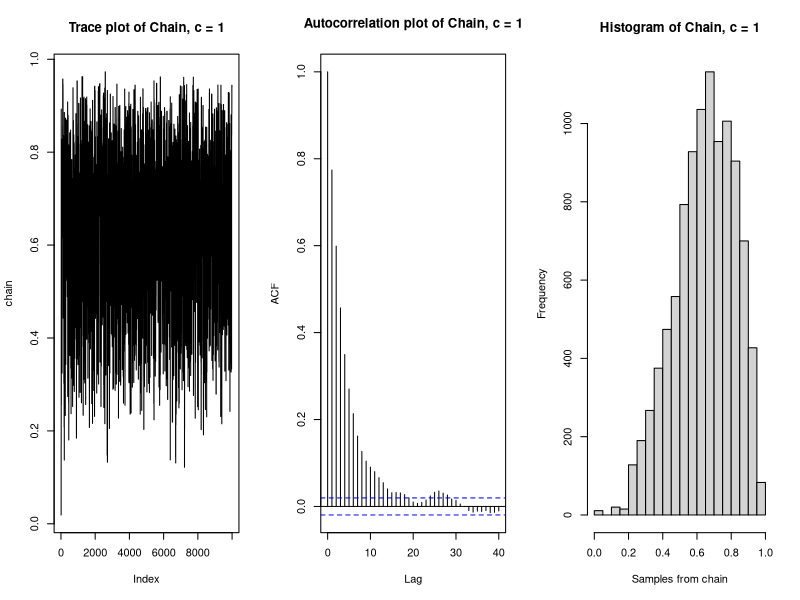
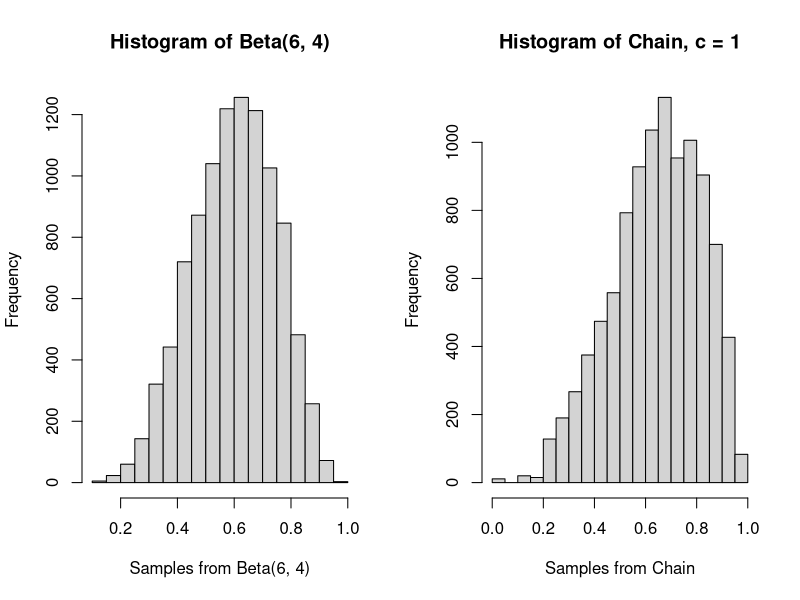
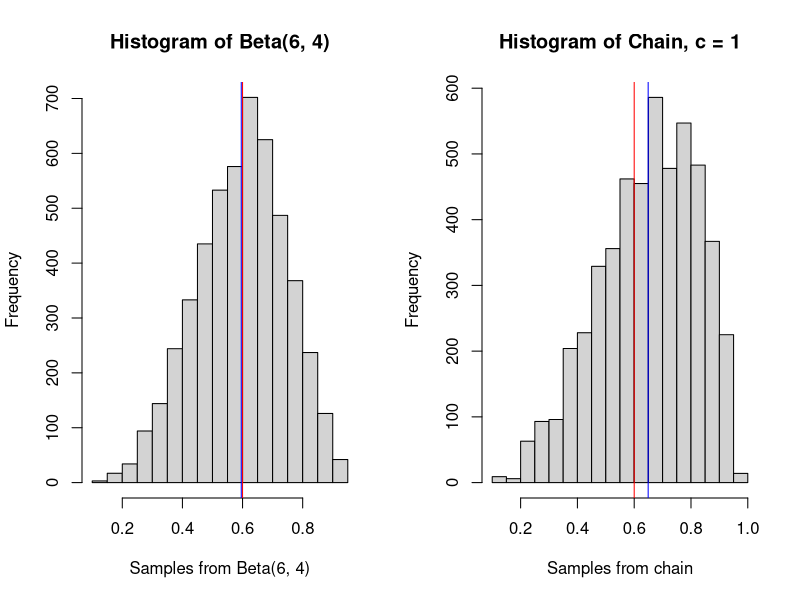
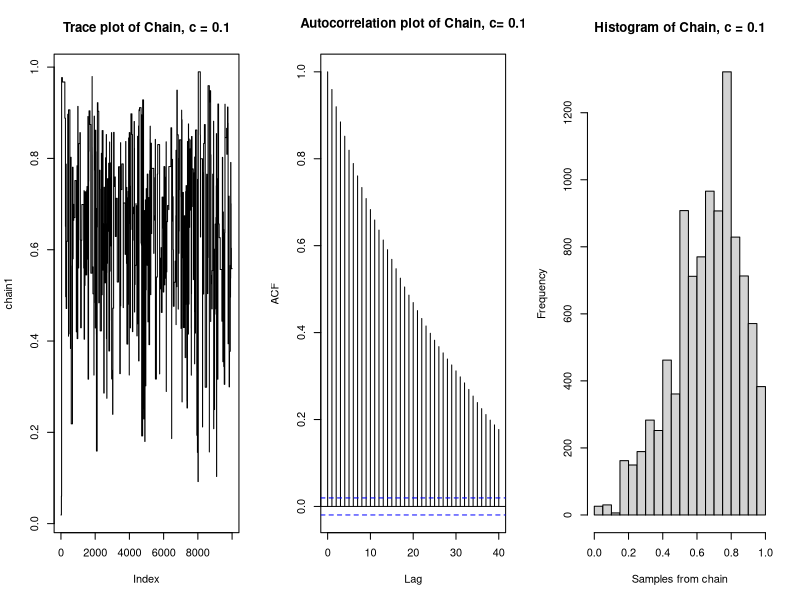
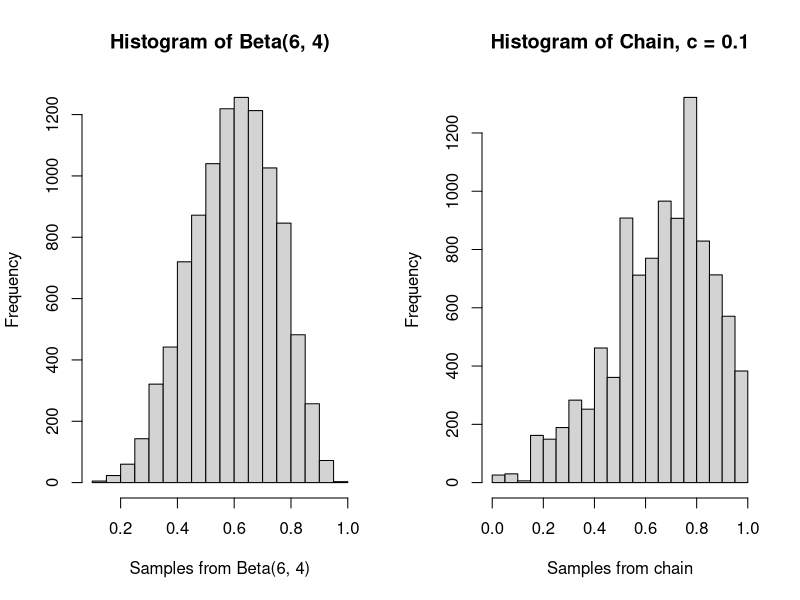
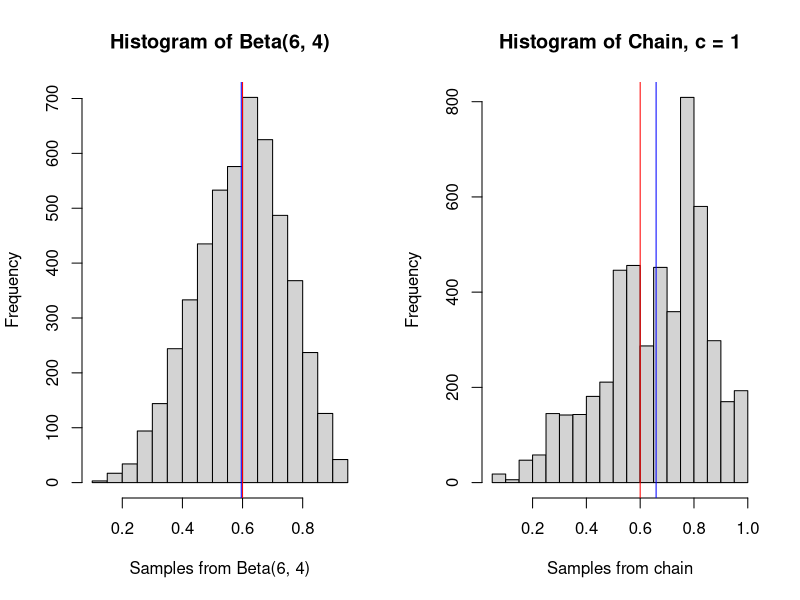
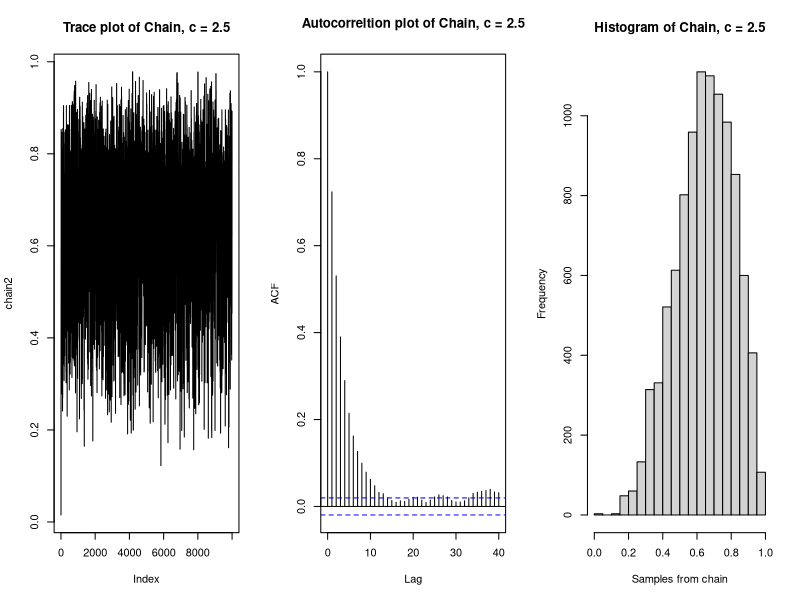
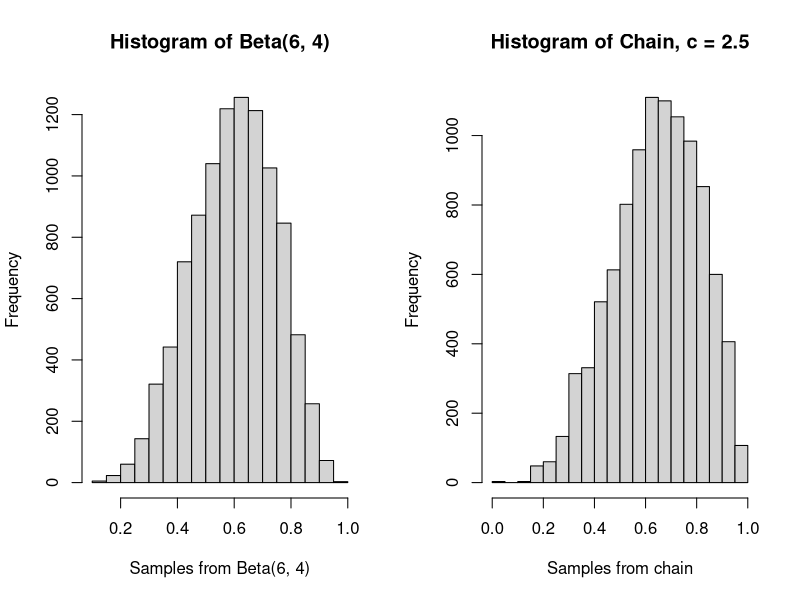

Source code (R) for these figures, in order:
## ---- chunk 1
knitr::opts_chunk$set(echo = TRUE)
## ---- chunk 2
a <- 6
b <- 4

likelihood <- function(param){
  singlelikelihoods = dbeta(param, a, b, log = T)
}

prior <- function(param){
  pr = dunif(param, min=0, max=1, log = T)
  return(pr)
}

posterior <- function(param){
  return (exp(likelihood(param) + prior(param)))
}

metropolis_MCMC <- function(startvalue, iterations, c){
  chain = array(dim = c(iterations+1,1))
  chain[1,] = startvalue
  for (i in 1:iterations){
    proposal = rbeta(1, c*chain[i,], c*(1-chain[i,]))
    probab = dbeta(proposal,a,b)/dbeta(chain[i,],a,b)
    if (runif(1) < probab){
      chain[i+1,] = proposal
    }else{
      chain[i+1,] = chain[i,]
    }
  }
  return(chain)
}

startvalue <- runif(1, 0, 1)
chain=metropolis_MCMC(startvalue, 10000, c=1)

test <- rbeta(10000, 6, 4)

# Performance of the sampler: c = 1
par(mfrow=c(1,3))
plot(chain, type='l', main = "Trace plot of Chain, c = 1")
acf(chain, main = "Autocorrelation plot of Chain, c = 1")
hist(chain, xlab = "Samples from chain", main = "Histogram of Chain, c = 1") 

# Histogram of the chain vs. the target distribution Beta(6,4)
par(mfrow=c(1,2))
hist(test, xlab = "Samples from Beta(6, 4)", main = "Histogram of Beta(6, 4)")
hist(chain, xlab = "Samples from Chain", main = "Histogram of Chain, c = 1")

# Histogram of the target distribution Beta(6,4) vs. the Chain after burnIn
# Putting burnIn in
burnIn = 5000
test2 <- rbeta(5000, 6, 4) # true mean: 6/10 = 0.6
acceptance1 = 1-mean(duplicated(chain[-(1:burnIn),]))
hist(test2, xlab = "Samples from Beta(6, 4)", main = "Histogram of Beta(6, 4)")
abline(v=mean(test2), col="blue")
abline(v=0.6, col="red")
hist(chain[-(1:burnIn),1], xlab = "Samples from chain", main = "Histogram of Chain, c = 1") 
abline(v = mean(chain[-(1:burnIn),1]), col="blue")
abline(v=0.6, col="red")

# Kolmogorov-Smirnov statistic
ks.test(chain[-(1:burnIn),1], test2)


# c = 0.1 / c = 2.5 / c = 10
chain1=metropolis_MCMC(startvalue, 10000, c=0.1)
chain2=metropolis_MCMC(startvalue, 10000, c=2.5)
chain3=metropolis_MCMC(startvalue, 10000, c=10)

acceptance1 = 1-mean(duplicated(chain1[-(1:burnIn),]))
acceptance2 = 1-mean(duplicated(chain2[-(1:burnIn),]))
acceptance3 = 1-mean(duplicated(chain3[-(1:burnIn),]))

# Performance of the sampler: c = 0.1
par(mfrow=c(1,3))
plot(chain1, type='l', main = "Trace plot of Chain, c = 0.1")
acf(chain1, main = "Autocorrelation plot of Chain, c= 0.1")
hist(chain1, xlab = "Samples from chain", main = "Histogram of Chain, c = 0.1") 

# Comparing the histogram of the chain with the target distribution Beta(6,4)
par(mfrow=c(1,2))
hist(test, xlab = "Samples from Beta(6, 4)", main = "Histogram of Beta(6, 4)")
hist(chain1, xlab = "Samples from chain", main = "Histogram of Chain, c = 0.1")

# Histogram of the target distribution Beta(6,4) vs. the Chain after burnIn
hist(test2, xlab = "Samples from Beta(6, 4)", main = "Histogram of Beta(6, 4)")
abline(v=mean(test2), col="blue")
abline(v=0.6, col="red")
hist(chain1[-(1:burnIn),1], xlab = "Samples from chain", main = "Histogram of Chain, c = 1") 
abline(v = mean(chain1[-(1:burnIn),1]), col="blue")
abline(v=0.6, col="red")

# Kolmogorov-Smirnov statistic
ks.test(chain1[-(1:burnIn),1], test2)

# Performance of the sampler: c = 2.5
par(mfrow=c(1,3))
plot(chain2, type='l', main = "Trace plot of Chain, c = 2.5")
acf(chain2, main = "Autocorreltion plot of Chain, c = 2.5")
hist(chain2, xlab = "Samples from chain", main = "Histogram of Chain, c = 2.5")

# Comparing the histogram of the chain with the target distribution Beta(6,4)
par(mfrow=c(1,2))
hist(test, xlab = "Samples from Beta(6, 4)", main = "Histogram of Beta(6, 4)")
hist(chain2, xlab = "Samples from chain", main = "Histogram of Chain, c = 2.5")

# Histogram of the target distribution Beta(6,4) vs. the Chain after burnIn
hist(test2, xlab = "Samples from Beta(6, 4)", main = "Histogram of Beta(6, 4)")
abline(v=mean(test2), col="blue")
abline(v=0.6, col="red")
hist(chain2[-(1:burnIn),1], xlab = "Samples from chain", main = "Histogram of Chain, c = 2.5") 
abline(v = mean(chain2[-(1:burnIn),1]), col="blue")
abline(v=0.6, col="red")

# Kolmogorov-Smirnov statistic
ks.test(chain2[-(1:burnIn),1], test2)

# Performance of the sampler: c = 10
par(mfrow=c(1,3))
plot(chain3, type='l', main = "Trace plot of Chain, c = 10")
acf(chain3, main = "Autocorrelation plot of Chain, c = 10")
hist(chain3, xlab = "Samples from chain", main = "Histogram of Chain, c = 10")

# Comparing the histogram of the chain with the target distribution Beta(6,4)
par(mfrow=c(1,2))
hist(test, xlab = "Samples from Beta(6, 4)", main = "Histogram of Beta(6, 4)")
hist(chain3, xlab = "Samples from chain", main = "Histogram of Chain, c = 10")

# Histogram of the target distribution Beta(6,4) vs. the Chain after burnIn
hist(test2, xlab = "Samples from Beta(6, 4)", main = "Histogram of Beta(6, 4)")
abline(v=mean(test2), col="blue")
abline(v=0.6, col="red")
hist(chain3[-(1:burnIn),1], xlab = "Samples from chain", main = "Histogram of Chain, c = 10") 
abline(v = mean(chain3[-(1:burnIn),1]), col="blue")
abline(v=0.6, col="red")

# Kolmogorov-Smirnov statistic
ks.test(chain3[-(1:burnIn),1], test2)
